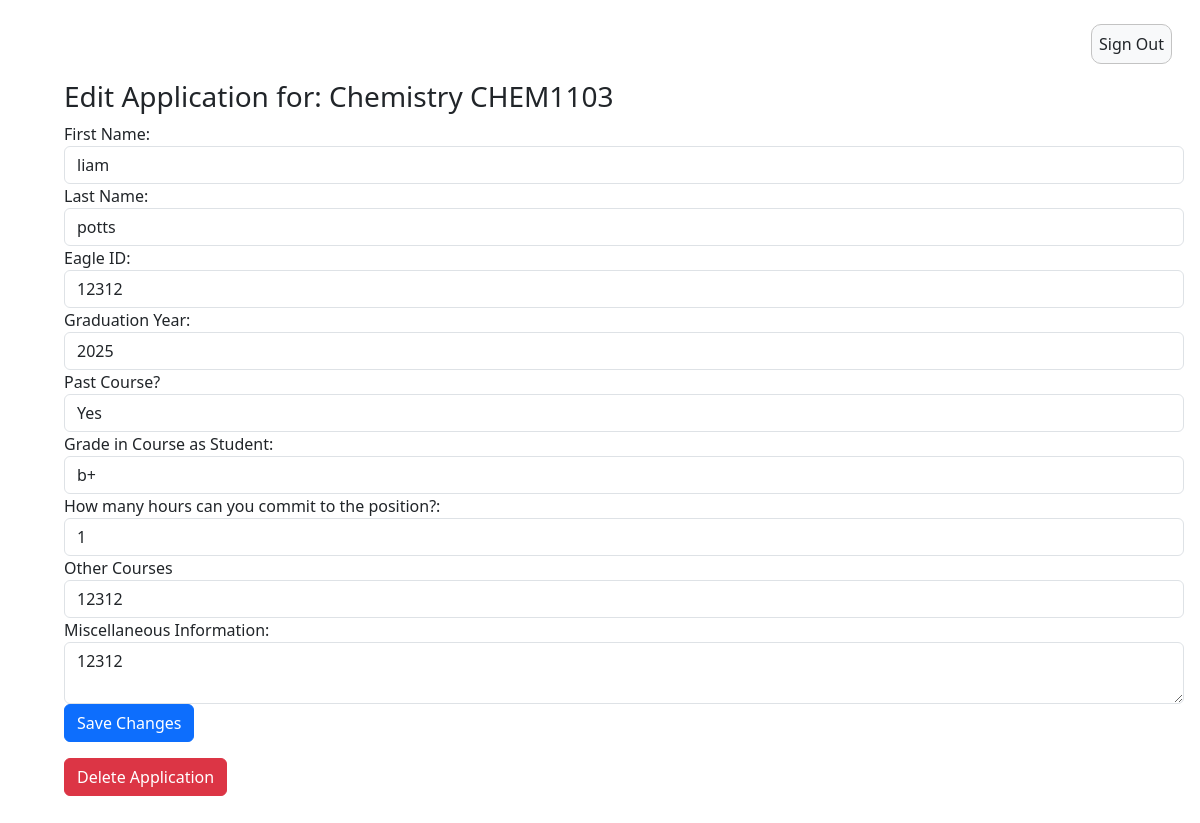
Before: /edit_application/8/ with the older database file.
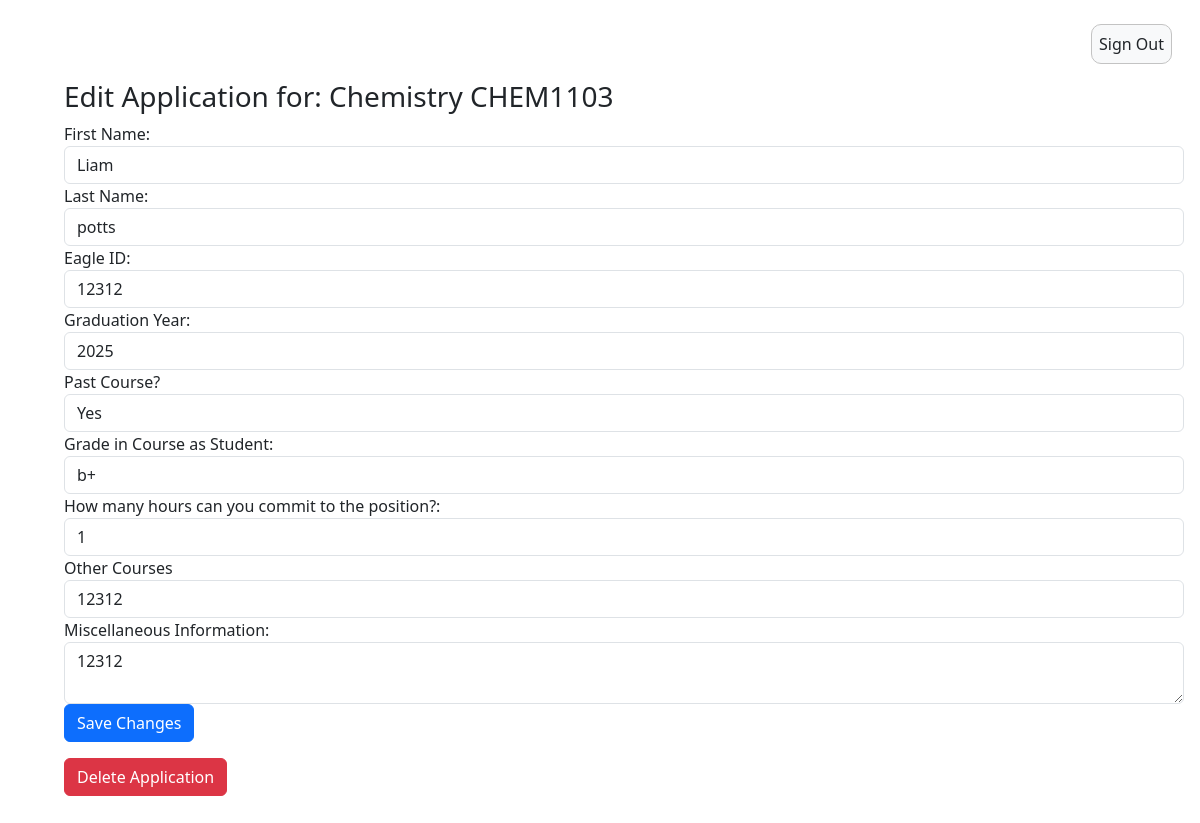
After: the same page with the newer database file.
### application/models.py (models this page shows)
class Application(models.Model):
    course_name = models.CharField(max_length=200, default=None, blank = False, null=False)
    course_number = models.CharField(max_length=200, default=None)
    description = models.CharField(max_length=800, default=None)
    first_name = models.CharField(max_length=255, default=None)
    last_name = models.CharField(max_length=255, default=None)
    eagle_id = models.CharField(max_length=255, default=None)
    GRADES = (
        ('--', '--'),
        ('a', 'A'),
        ('a-', 'A-'),
        ('b+', 'B+'),
        ('b-', 'B-'),
        ('c+', 'C+'),
        ('c', 'C'),
        ('c-', 'C-'),
        ('d+', 'D+'),
        ('d', 'D'),
        ('d-', 'D-'),
        ('f', 'F'),
        ('n/a', 'N/A')
    )
    GRAD = (
        ('--', '--'),
        ('2023','2023'),
        ('2024', '2024'),
        ('2025', '2025'),
        ('2026', '2026')
    )
    grad = models.CharField(max_length=50, choices=GRAD, default='')
    past_course = models.CharField(choices=[('yes', 'Yes'),('no', 'No')], max_length=50, default='')
    grade = models.CharField(max_length=50, choices=GRADES, default='')
    hours = models.DecimalField(max_digits=2, decimal_places=0, validators=[MinValueValidator(0)], default=0)
    other_courses = models.CharField(max_length=800, default=None)
    misc_information = models.CharField(max_length=800, default=None)

### studentSummary/views.py (the view)
# urls.py: path("edit_application/<int:application_id>/", edit_application, name="edit_application"),
def edit_application(request, application_id):
    application = get_object_or_404(Application, id=application_id)
    if request.method == "POST":
        application.course_name = request.POST['course_name']
        application.course_number = request.POST['course_number']
        application.description = request.POST['description']
        application.first_name = request.POST['first_name']
        application.last_name = request.POST['last_name']
        application.eagle_id = request.POST['eagle_id']
        application.grad = request.POST['grad']
        application.past_course = request.POST['past_course']
        application.grade = request.POST['grade']
        application.hours = request.POST['hours']
        application.other_courses = request.POST['other_courses']
        application.misc_information = request.POST['misc_information']
        application.save()
        return redirect(student_summary_view)
    else:
        form = ApplicationForm(request.POST)
        context = {'application': application,
               'form': form}
        return render(request, "edit_application.html", context)

### templates/edit_application.html (shortened to what this page needs)
{% extends 'appbase.html' %}
{% block content %}
  <h3>Edit Application for: {{ application.course_name }} {{ application.course_number }}</h3>
  <form action="{% url 'edit_application' application.id %}" method="POST">
    <div class="form-group">
        <label for="first_name">First Name:</label>
        <input type="text" name="first_name" id="first_name" value="{{ application.first_name }}" class="form-control" required>
        <label for="last_name">Last Name:</label>
        <input type="text" name="last_name" id="last_name" value="{{ application.last_name }}" class="form-control" required>
        <label for="eagle_id">Eagle ID:</label>
        <input type="text" name="eagle_id" id="eagle_id" value="{{ application.eagle_id }}" class="form-control" required>
        <label for="grad">Graduation Year:</label>
        <input type="number" name="grad" id="grad" value="{{ application.grad }}" class="form-control" required>
        <label for="past_course">Past Course? </label>
        <select name="past_course" id="past_course" class="form-control" required>
            <option value="yes" {% if application.past_course == 'yes' %}selected{% endif %}>Yes</option>
        </select>
        <label for="grade">Grade in Course as Student:</label>
        <input type="text" name="grade" id="grade" value="{{ application.grade }}" class="form-control" required>
        <label for="hours">How many hours can you commit to the position?:</label>
        <input type="number" name="hours" id="hours" value="{{ application.hours }}" class="form-control" required>
        <label for="other_courses">Other Courses</label>
        <input type="text" name="other_courses" id="other_courses" value="{{ application.other_courses }}" class="form-control" required>
        <label for="misc_information">Miscellaneous Information:</label>
        <textarea name="misc_information" id="misc_information" class="form-control" required>{{ application.misc_information }}</textarea>
    </div>
    <input type="submit" class="btn btn-primary" value="Save Changes">
  </form>
  <form action="{% url 'delete_application' application.id %}" method="POST" onsubmit="return confirm('Are you sure you want to delete this application?');">
    <input type="submit" class="btn btn-danger" value="Delete Application">
  </form>
{% endblock %}

Changed rows visible on the page:
changed Application "Chemistry": first_name "liam" → "Liam"
